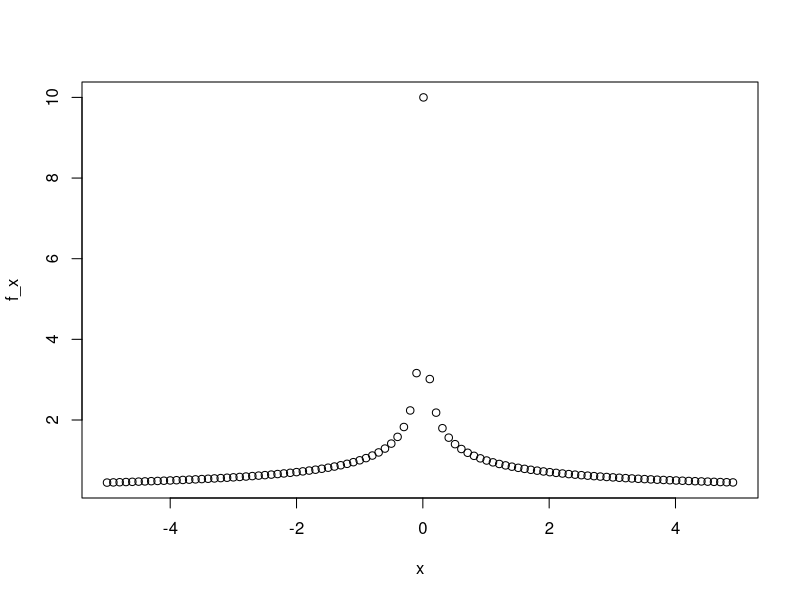

Reproduce this figure in R.
# Resoldrem el següent càlcul: curtosi
# Prenem la funció 1/sqrt(|x|)


mitjana<-function(x){                                   # M'he creat una sèrie de funcions auxiliars que he 
    return(sum(x)/length(x))                            # necessitat per fer els càlculs corresponents.
}

variancia<-function(x,mitjana){
    aux<-(x-mitjana)^2
    return(1/length(x)*sum(aux))
}

desv_tip<-function(x,mitjana){
    variancia<-variancia(x,mitjana)
    print(variancia)
    return(sqrt(variancia))
}

curtosi<-function(){
    x_neg<-seq(-5,-0.01,by=0.1)                         # Subdividim en negatives i positives per evitar el 0
    x_pos<-seq(0.01,5,by=0.1)
    x<-c(x_neg,x_pos)                                   # Ajuntem totes les x
    f_x<-1/sqrt(abs(x))                                 # Calculem les seves imatges i fem l'estudi pertinent
    mitjana<-mitjana(f_x)                               # Trobem la mitjana a través de la nostra funció
    desv_tipica<-desv_tip(f_x,mitjana)                  # Ídem per la desviació típica
    aux<-(f_x-mitjana)^4                                # Ara ja estem preparats per trobar la curtosi
    plot(x,f_x,"p")
    return((1/length(f_x)*sum(aux))/desv_tipica^4-3)    # I aquí va el càlcul de la curtosi
}

print(curtosi())